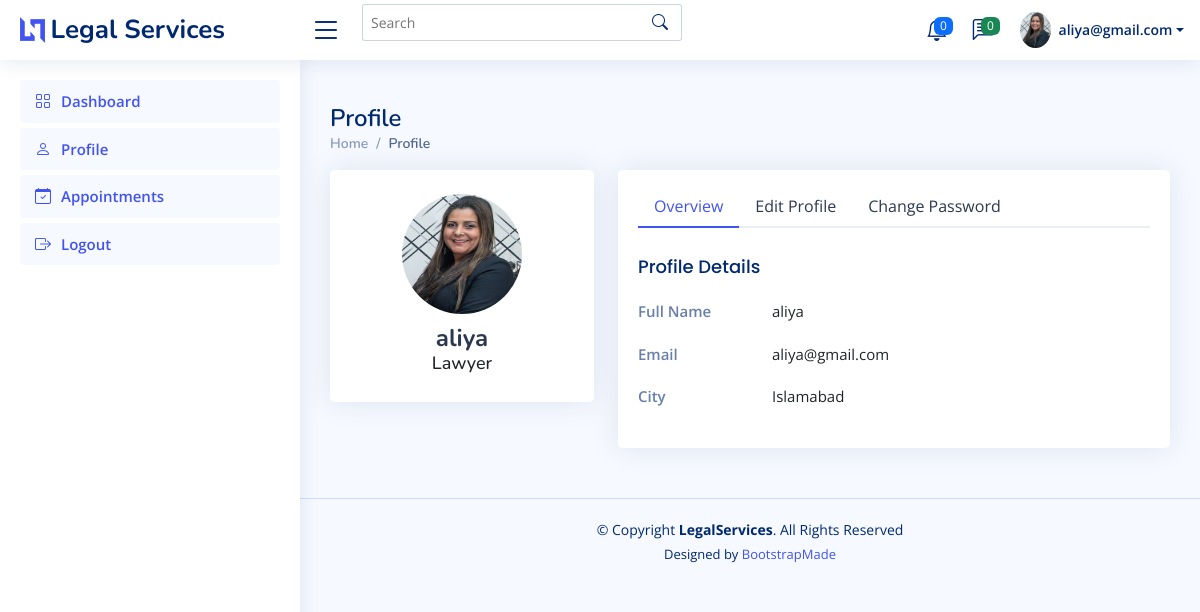
The page /lawyer/profile.php (signed in) on the database its author committed.
### tables this page shows
CREATE TABLE `users` (
  `user_id` int(11) NOT NULL,
  `name` varchar(100) NOT NULL,
  `email` varchar(150) NOT NULL,
  `password` varchar(255) NOT NULL,
  `profile_photo` varchar(255) DEFAULT NULL,
  `user_type` enum('Customer','Lawyer','Admin') NOT NULL,
  `city_id` int(11) DEFAULT NULL,
  `created_at` timestamp NOT NULL DEFAULT current_timestamp(),
  `contact_info` varchar(255) DEFAULT NULL
);

CREATE TABLE `cities` (
  `city_id` int(11) NOT NULL,
  `city_name` varchar(100) NOT NULL
);

### lawyer/profile.php (the view, shortened to what this page needs)
<?php
include('inc.header.php');
$user_id = $_SESSION['LawyerID'] ?? 0;
$user_query = "
  SELECT u.*, c.city_name
  FROM users u
  LEFT JOIN cities c ON u.city_id = c.city_id
  WHERE u.user_id = $user_id
";
$user = mysqli_fetch_assoc(mysqli_query($conn, $user_query));
$photo_path = $user['profile_photo']
    ? 'uploads/profiles/' . $user['profile_photo']
    : 'assets/img/default-user.png';
?>
<main id="main" class="main">
  <div class="pagetitle">
    <h1>Profile</h1>
    <nav>
      <ol class="breadcrumb">
        <li class="breadcrumb-item"><a href="index.php">Home</a></li>
        <li class="breadcrumb-item active">Profile</li>
      </ol>
    </nav>
  </div>
  <section class="section profile">
    <div class="row">
      <div class="col-xl-4">
        <div class="card">
          <div class="card-body profile-card pt-4 d-flex flex-column align-items-center">
            <img src="<?= $photo_path ?>" alt="Profile" class="rounded-circle" style="width: 120px; height: 120px;">
            <h2><?= htmlspecialchars($user['name']) ?></h2>
            <h3><?= htmlspecialchars($user['user_type']) ?></h3>
          </div>
        </div>
      </div>
      <div class="col-xl-8">
        <div class="card">
          <div class="card-body pt-3">
            <ul class="nav nav-tabs nav-tabs-bordered">
              <li class="nav-item">
                <button class="nav-link active" data-bs-toggle="tab" data-bs-target="#profile-overview">Overview</button>
              </li>
              <li class="nav-item">
                <button class="nav-link" data-bs-toggle="tab" data-bs-target="#profile-edit">Edit Profile</button>
              </li>
              <li class="nav-item">
                <button class="nav-link" data-bs-toggle="tab" data-bs-target="#profile-change-password">Change Password</button>
              </li>
            </ul>
            <div class="tab-content pt-2">
              <div class="tab-pane fade show active profile-overview" id="profile-overview">
                <h5 class="card-title">Profile Details</h5>
                <div class="row">
                  <div class="col-lg-3 col-md-4 label">Full Name</div>
                  <div class="col-lg-9 col-md-8"><?= htmlspecialchars($user['name']) ?></div>
                </div>
                <div class="row">
                  <div class="col-lg-3 col-md-4 label">Email</div>
                  <div class="col-lg-9 col-md-8"><?= htmlspecialchars($user['email']) ?></div>
                </div>
                <div class="row">
                  <div class="col-lg-3 col-md-4 label">City</div>
                  <div class="col-lg-9 col-md-8"><?= $user['city_name'] ?? 'N/A' ?></div>
                </div>
              </div>
            </div>
          </div>
        </div>
      </div>
    </div>
  </section>
</main>
<?php include('inc.footer.php'); ?>

### lawyer/inc.header.php (shortened to what this page needs)
<?php
require('inc.connection.php');
$lawyer_id = $_SESSION['LawyerID'];
$lawyer_email = $_SESSION['Email'] ?? '';
$photo_path = 'assets/img/default-user.png';
$res = mysqli_query($conn, "SELECT profile_photo FROM users WHERE user_id = $lawyer_id");
if ($res && $row = mysqli_fetch_assoc($res)) {
    if (!empty($row['profile_photo']) && file_exists('uploads/profiles/' . $row['profile_photo'])) {
        $photo_path = 'uploads/profiles/' . $row['profile_photo'];
    }
}
?>
<!DOCTYPE html>
<html lang="en">
<head>
  <link href="assets/vendor/bootstrap/css/bootstrap.min.css" rel="stylesheet" />
  <link href="assets/vendor/bootstrap-icons/bootstrap-icons.css" rel="stylesheet" />
  <link href="assets/vendor/boxicons/css/boxicons.min.css" rel="stylesheet" />
  <link href="assets/vendor/quill/quill.snow.css" rel="stylesheet" />
  <link href="assets/vendor/quill/quill.bubble.css" rel="stylesheet" />
  <link href="assets/vendor/remixicon/remixicon.css" rel="stylesheet" />
  <link href="assets/vendor/simple-datatables/style.css" rel="stylesheet" />
  <link href="assets/css/style.css" rel="stylesheet" />
</head>
<body>
  <header id="header" class="header fixed-top d-flex align-items-center">
    <div class="d-flex align-items-center justify-content-between">
      <a href="index.php" class="logo d-flex align-items-center">
        <img src="assets/img/logo.png" alt="Legal Services Logo" />
        <span class="d-none d-lg-block">Legal Services</span>
      </a>
      <i class="bi bi-list toggle-sidebar-btn"></i>
    </div>
    <div class="search-bar">
      <form class="search-form d-flex align-items-center" method="POST" action="#">
        <input
          type="text"
          name="query"
          placeholder="Search"
          title="Enter search keyword"
        />
        <button type="submit" title="Search"><i class="bi bi-search"></i></button>
      </form>
    </div>
    <nav class="header-nav ms-auto">
      <ul class="d-flex align-items-center">
        <li class="nav-item dropdown">
          <a class="nav-link nav-icon" href="#" data-bs-toggle="dropdown">
            <span class="badge bg-primary badge-number">0</span>
          </a>
        </li>
        <li class="nav-item dropdown">
          <a class="nav-link nav-icon" href="#" data-bs-toggle="dropdown">
            <span class="badge bg-success badge-number">0</span>
          </a>
        </li>
        <li class="nav-item dropdown pe-3">
          <a
            class="nav-link nav-profile d-flex align-items-center pe-0"
            href="#"
            data-bs-toggle="dropdown"
          >
            <img src="<?= htmlspecialchars($photo_path) ?>" alt="Profile" class="rounded-circle" />
            <span class="d-none d-md-block dropdown-toggle ps-2"><?= htmlspecialchars($lawyer_email) ?></span>
          </a>
        </li>
      </ul>
    </nav>
  </header>
  <aside id="sidebar" class="sidebar">
    <ul class="sidebar-nav" id="sidebar-nav">
      <li class="nav-item">
        <a class="nav-link " href="index.php">
          <i class="bi bi-grid"></i>
          <span>Dashboard</span>
        </a>
      </li>
      <li class="nav-item">
        <a class="nav-link" href="profile.php">
          <i class="bi bi-person"></i>
          <span>Profile</span>
        </a>
      </li>
      <li class="nav-item">
        <a class="nav-link" href="appointments.php">
          <i class="bi bi-calendar-check"></i>
          <span>Appointments</span>
        </a>
      </li>
      <li class="nav-item">
        <a class="nav-link" href="logout.php">
          <i class="bi bi-box-arrow-right"></i>
          <span>Logout</span>
        </a>
      </li>
    </ul>
  </aside>

### lawyer/assets/css/style.css (style rules this page uses)
:root { scroll-behavior: smooth; }
body { font-family: "Open Sans", sans-serif; background: #f6f9ff; color: #444444; }
a { color: #4154f1; text-decoration: none; }
h1, h2, h3, h4, h5, h6 { font-family: "Nunito", sans-serif; }
#main { margin-top: 60px; padding: 20px 30px; transition: all 0.3s; }
.pagetitle { margin-bottom: 10px; }
.pagetitle h1 { font-size: 24px; margin-bottom: 0; font-weight: 600; color: #012970; }
.card { margin-bottom: 30px; border: none; border-radius: 5px; box-shadow: 0px 0 30px rgba(1, 41, 112, 0.1); }
.card-title { padding: 20px 0 15px 0; font-size: 18px; font-weight: 500; color: #012970; font-family: "Poppins", sans-serif; }
.card-body { padding: 0 20px 20px 20px; }
.breadcrumb { font-size: 14px; font-family: "Nunito", sans-serif; color: #899bbd; font-weight: 600; }
.breadcrumb a { color: #899bbd; transition: 0.3s; }
.breadcrumb .breadcrumb-item::before { color: #899bbd; }
.breadcrumb .active { color: #51678f; font-weight: 600; }
.nav-tabs-bordered { border-bottom: 2px solid #ebeef4; }
.nav-tabs-bordered .nav-link { margin-bottom: -2px; border: none; color: #2c384e; }
.nav-tabs-bordered .nav-link.active { background-color: #fff; color: #4154f1; border-bottom: 2px solid #4154f1; }
.logo { line-height: 1; }
@media (min-width: 1200px) { .logo { width: 280px; } }
.logo img { max-height: 26px; margin-right: 6px; }
.logo span { font-size: 26px; font-weight: 700; color: #012970; font-family: "Nunito", sans-serif; }
.header { transition: all 0.5s; z-index: 997; height: 60px; box-shadow: 0px 2px 20px rgba(1, 41, 112, 0.1); background-color: #fff; padding-left: 20px; }
.header .toggle-sidebar-btn { font-size: 32px; padding-left: 10px; cursor: pointer; color: #012970; }
.header .search-bar { min-width: 360px; padding: 0 20px; }
.header .search-form { width: 100%; }
.header .search-form input { border: 0; font-size: 14px; color: #012970; border: 1px solid rgba(1, 41, 112, 0.2); padding: 7px 38px 7px 8px; border-radius: 3px; transition: 0.3s; width: 100%; }
.header .search-form button { border: 0; padding: 0; margin-left: -30px; background: none; }
.header .search-form button i { color: #012970; }
.header-nav ul { list-style: none; }
.header-nav>ul { margin: 0; padding: 0; }
.header-nav .nav-icon { font-size: 22px; color: #012970; margin-right: 25px; position: relative; }
.header-nav .nav-profile { color: #012970; }
.header-nav .nav-profile img { max-height: 36px; }
.header-nav .nav-profile span { font-size: 14px; font-weight: 600; }
.header-nav .badge-number { position: absolute; inset: -2px -5px auto auto; font-weight: normal; font-size: 12px; padding: 3px 6px; }
.sidebar { position: fixed; top: 60px; left: 0; bottom: 0; width: 300px; z-index: 996; transition: all 0.3s; padding: 20px; overflow-y: auto; scrollbar-width: thin; scrollbar-color: #aab7cf transparent; box-shadow: 0px 0px 20px rgba(1, 41, 112, 0.1); background-color: #fff; }
@media (min-width: 1200px) { #main, #footer { margin-left: 300px; } }
.sidebar-nav { padding: 0; margin: 0; list-style: none; }
.sidebar-nav li { padding: 0; margin: 0; list-style: none; }
.sidebar-nav .nav-item { margin-bottom: 5px; }
.sidebar-nav .nav-link { display: flex; align-items: center; font-size: 15px; font-weight: 600; color: #4154f1; transition: 0.3; background: #f6f9ff; padding: 10px 15px; border-radius: 4px; }
.sidebar-nav .nav-link i { font-size: 16px; margin-right: 10px; color: #4154f1; }
.profile .profile-card img { max-width: 120px; }
.profile .profile-card h2 { font-size: 24px; font-weight: 700; color: #2c384e; margin: 10px 0 0 0; }
.profile .profile-card h3 { font-size: 18px; }
.profile .profile-overview .row { margin-bottom: 20px; font-size: 15px; }
.profile .profile-overview .card-title { color: #012970; }
.profile .profile-overview .label { font-weight: 600; color: rgba(1, 41, 112, 0.6); }

### rows shown on the page
users: profile_photo (picture), name "aliya", user_type "Lawyer", email "aliya@gmail.com", city.city_name "Islamabad"

### other values the page prints
$lawyer_email "aliya@gmail.com"
